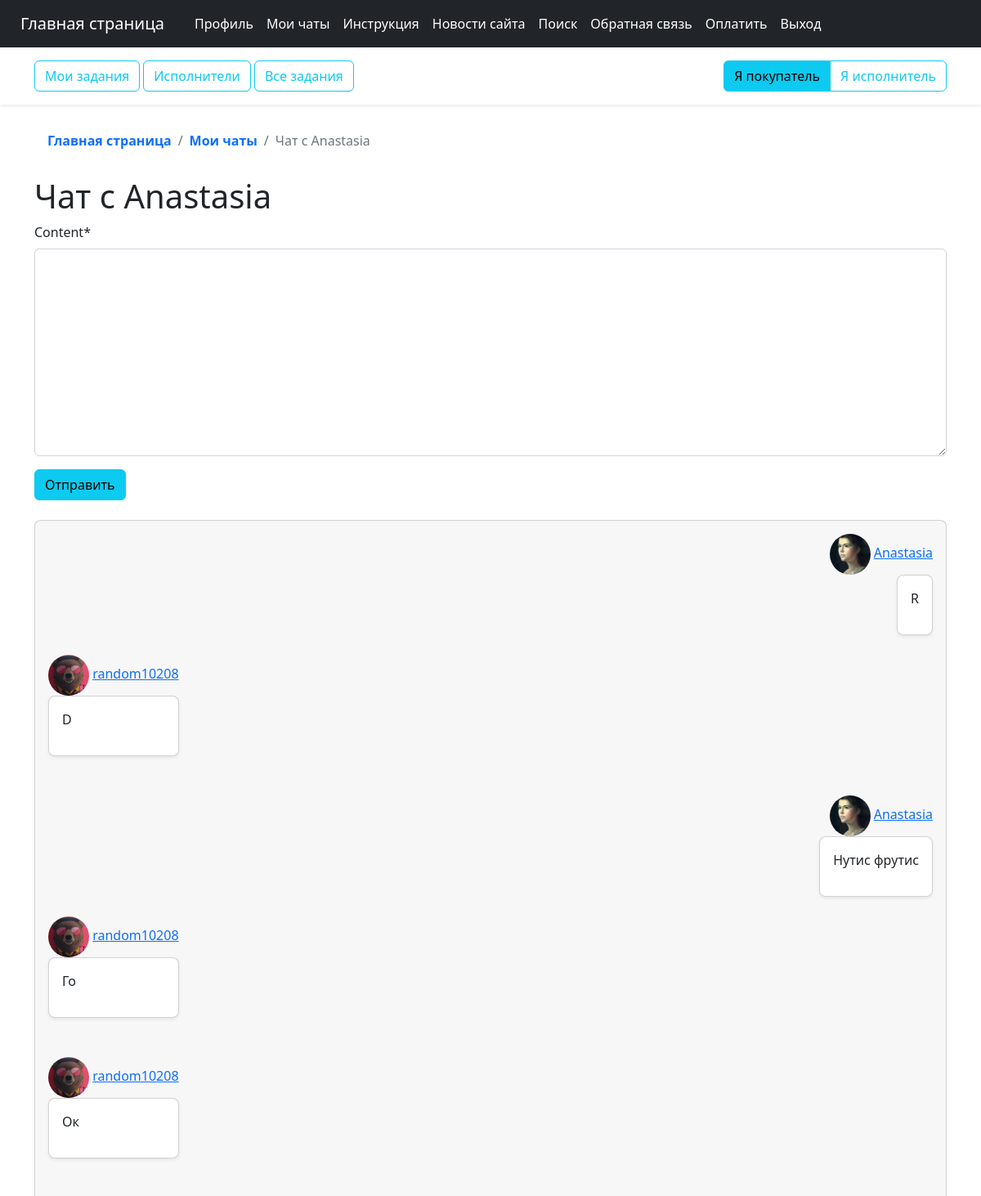
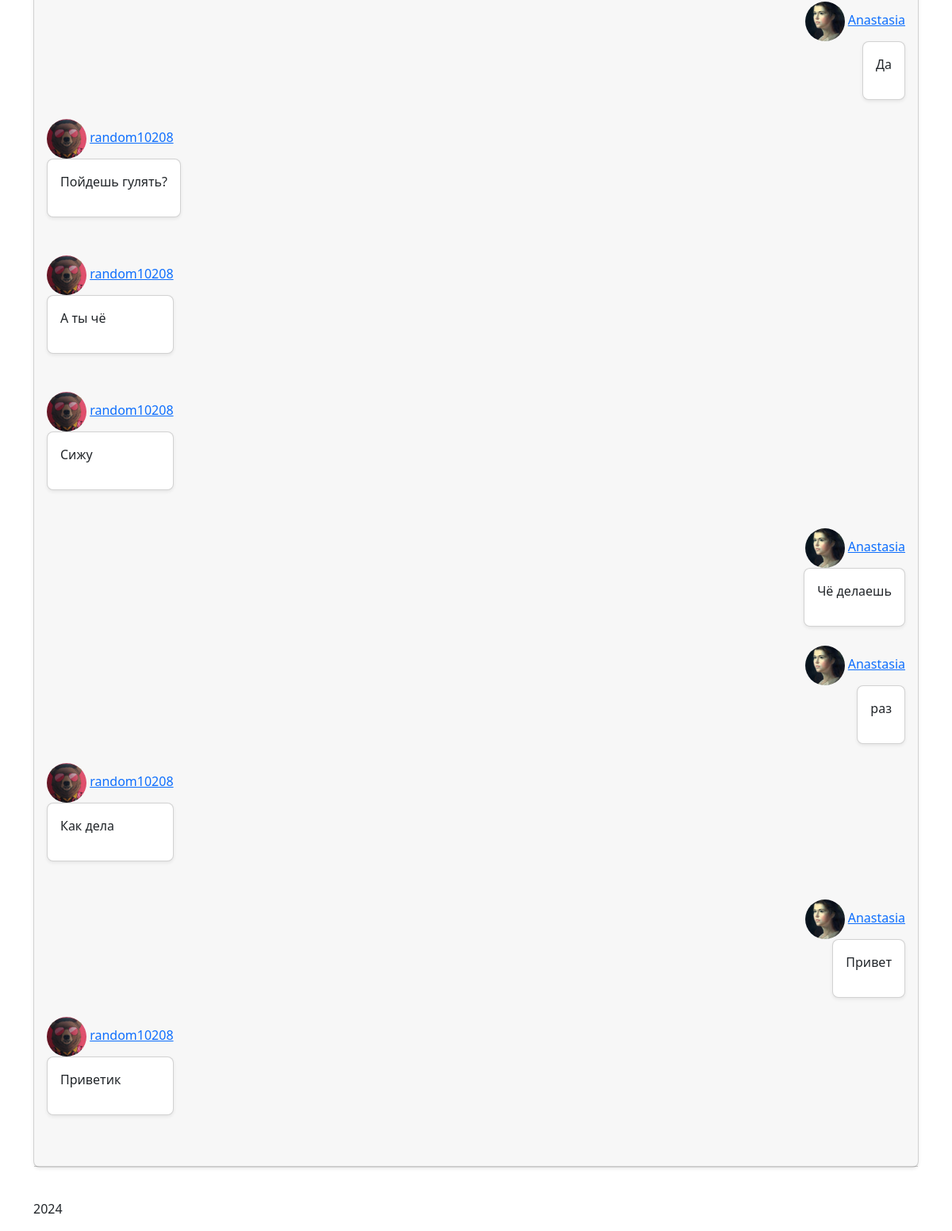
/users/chat/3/ (signed in), run on the app's committed database (2 pictures, top to bottom).
### users/models.py (models this page shows, shortened)
class Message(models.Model):
    conversation = models.ForeignKey(Conversation, on_delete=models.CASCADE)
    sender = models.ForeignKey(User, on_delete=models.CASCADE)
    content = models.TextField()
    timestamp = models.DateTimeField(auto_now_add=True)

class Profile(models.Model):
    user = models.OneToOneField(User, on_delete=models.CASCADE)
    image = models.ImageField(default='default.jpg', upload_to='profile_pics')

### users/views.py (the view, shortened to what this page needs)
# urls.py: path('chat/<int:user_id>/', user_views.chat_view, name='chat'),
@login_required
def chat_view(request, user_id):
    other_user = get_object_or_404(User, id=user_id)
    if Conversation.objects.filter(user1=other_user, user2=request.user) or Conversation.objects.filter(user2=other_user, user1=request.user):
        if Conversation.objects.filter(user1=other_user, user2=request.user):
            conversation, created = Conversation.objects.get_or_create(
            user2=request.user,
            user1=other_user
            )
            chat_messages = Message.objects.filter(conversation=conversation).order_by('-timestamp')
            if request.method == 'POST':
                form = MessageForm(request.POST)
                if form.is_valid():
                    chat_messages = form.save(commit=False)
                    chat_messages.conversation = conversation
                    chat_messages.sender = request.user
                    chat_messages.save()
                    return redirect('chat', user_id=user_id)
            else:
                form = MessageForm()
            return render(request, 'users/chat.html',
                          {'chat_messages': chat_messages, 'other_user': other_user, 'form': form})
        elif Conversation.objects.filter(user2=other_user, user1=request.user):
            conversation, created = Conversation.objects.get_or_create(
                user1=request.user,
                user2=other_user
            )
            chat_messages = Message.objects.filter(conversation=conversation).order_by('-timestamp')
            if request.method == 'POST':
                form = MessageForm(request.POST)
                if form.is_valid():
                    chat_messages = form.save(commit=False)
                    chat_messages.conversation = conversation
                    chat_messages.sender = request.user
                    chat_messages.save()
                    return redirect('chat', user_id=user_id)
            else:
                form = MessageForm()
            return render(request, 'users/chat.html',
                          {'chat_messages': chat_messages, 'other_user': other_user, 'form': form})

### users/forms.py
class MessageForm(forms.ModelForm):
    class Meta:
        model = Message
        fields = ['content']

### users/templates/users/chat.html (shortened to what this page needs)
{% extends "searchwork/base_client.html" %}
{% load crispy_forms_tags %}
{% block content %}
<ol class="breadcrumb p-3 bg-body-tertiary rounded-3">
      <li class="breadcrumb-item">
        <a class="link-body-emphasis fw-semibold text-decoration-none" href="{% url 'searchwork-about' %}">Главная страница</a>
      </li>
    <li class="breadcrumb-item">
        <a class="link-body-emphasis fw-semibold text-decoration-none" href="{% url 'chats' %}">Мои чаты</a>
      </li>
      <li class="breadcrumb-item active" aria-current="page">
        Чат с {{ other_user.username }}
      </li>
    </ol>
    <h1>Чат с {{ other_user.username }}</h1>
    <form method="POST">
        {{ form|crispy }}
        <button class="btn btn-info" type="submit">Отправить</button>
    </form>
<br/>
    <div class="card mb-4 rounded-3 shadow-sm" id="chat_messages">
        <div class="card-header py-3">
        {% for chat_message in chat_messages %}
            {% if request.user == chat_message.sender %}
            <div class="d-flex justify-content-between">
                <div>
                <img class="rounded-circle article-img" src="{{ chat_message.sender.profile.image.url }}" width="50" height="50" alt="аватар заказчика">
                <a class="card-title pricing-card-title" href="{% url 'user-profile' chat_message.sender.id %}">{{ chat_message.sender.username }}</a>
                        <div class="card mb-4 rounded-3 shadow-sm">
                          <div class="card-body">
                               <p class="mr-2">{{ chat_message.content }}</p>
                          </div>
                        </div>
                </div>
            </div>
            <br/>
            {% else %}
            <div>
                <div class="d-flex justify-content-between">
                    <div>
                    <img class="rounded-circle article-img" src="{{ chat_message.sender.profile.image.url }}" width="50" height="50" alt="аватар заказчика">
                    <a class="card-title pricing-card-title" href="{% url 'user-profile' chat_message.sender.id %}">{{ chat_message.sender.username }}</a>
                    </div>
                </div>
                <div class="d-flex justify-content-between">
                        <div class="card mb-4 rounded-3 shadow-sm">
                          <div class="card-body">
                               <p class="mr-2">{{ chat_message.content }}</p>
                          </div>
                        </div>
                </div>
            </div>
            {% endif %}
        {% endfor %}
        </div>
    </div>
{% endblock content %}

### data on the page
Message: sender.profile.image (picture), sender.username "Anastasia", content "R"
Message: sender.profile.image (picture), sender.username "random10208", content "D"
Message: sender.profile.image (picture), sender.username "Anastasia", content "Нутис фрутис"
Message: sender.profile.image (picture), sender.username "random10208", content "Го"
Message: sender.profile.image (picture), sender.username "random10208", content "Ок"
Message: sender.profile.image (picture), sender.username "Anastasia", content "Да"
Message: sender.profile.image (picture), sender.username "random10208", content "Пойдешь гулять?"
Message: sender.profile.image (picture), sender.username "random10208", content "А ты чё"
Message: sender.profile.image (picture), sender.username "random10208", content "Сижу"
Message: sender.profile.image (picture), sender.username "Anastasia", content "Чё делаешь"
Message: sender.profile.image (picture), sender.username "Anastasia", content "раз"
Message: sender.profile.image (picture), sender.username "random10208", content "Как дела"
Message: sender.profile.image (picture), sender.username "Anastasia", content "Привет"
Message: sender.profile.image (picture), sender.username "random10208", content "Приветик"

### other printed values
{{ other_user.username }} "Anastasia"
